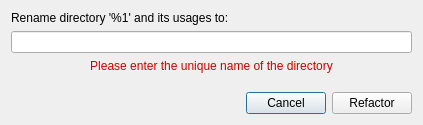
<?xml version="1.0" encoding="UTF-8"?>
<ui version="4.0">
 <class>RenameDirectoryDialog</class>
 <widget class="QDialog" name="RenameDirectoryDialog">
  <property name="geometry">
   <rect>
    <x>0</x>
    <y>0</y>
    <width>423</width>
    <height>125</height>
   </rect>
  </property>
  <property name="windowTitle">
   <string>Rename Directory</string>
  </property>
  <layout class="QVBoxLayout" name="verticalLayout">
   <item>
    <widget class="QLabel" name="m_info_label">
     <property name="text">
      <string>Rename directory '%1' and its usages to:</string>
     </property>
    </widget>
   </item>
   <item>
    <widget class="QLineEdit" name="m_new_name_edit"/>
   </item>
   <item>
    <widget class="QLabel" name="m_directory_name_error_label">
     <property name="text">
      <string>&lt;html&gt;&lt;head/&gt;&lt;body&gt;&lt;p&gt;&lt;span style=&quot; font-size:9pt; color:#cc0000;&quot;&gt;Please enter the unique name of the directory&lt;/span&gt;&lt;/p&gt;&lt;/body&gt;&lt;/html&gt;</string>
     </property>
     <property name="alignment">
      <set>Qt::AlignCenter</set>
     </property>
    </widget>
   </item>
   <item>
    <spacer name="verticalSpacer">
     <property name="orientation">
      <enum>Qt::Vertical</enum>
     </property>
     <property name="sizeHint" stdset="0">
      <size>
       <width>20</width>
       <height>40</height>
      </size>
     </property>
    </spacer>
   </item>
   <item>
    <layout class="QHBoxLayout" name="horizontalLayout_3">
     <item>
      <spacer name="horizontalSpacer">
       <property name="orientation">
        <enum>Qt::Horizontal</enum>
       </property>
       <property name="sizeHint" stdset="0">
        <size>
         <width>40</width>
         <height>20</height>
        </size>
       </property>
      </spacer>
     </item>
     <item>
      <widget class="QPushButton" name="m_cancel_button">
       <property name="text">
        <string>Cancel</string>
       </property>
      </widget>
     </item>
     <item>
      <widget class="QPushButton" name="m_refactor_button">
       <property name="text">
        <string>Refactor</string>
       </property>
      </widget>
     </item>
    </layout>
   </item>
  </layout>
 </widget>
 <resources/>
 <connections/>
</ui>
